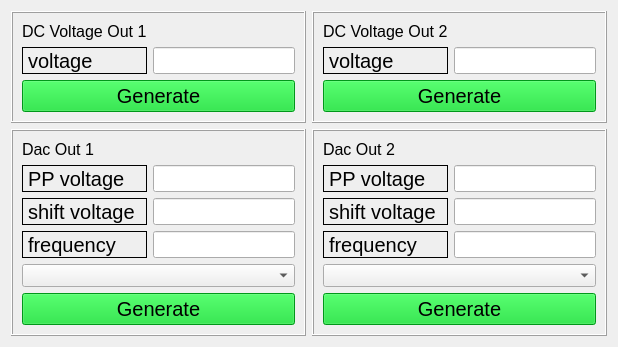
      <widget class="QWidget" name="waveout">
       <attribute name="title">
        <string>Wave Out</string>
       </attribute>
       <layout class="QVBoxLayout" name="verticalLayout_19">
        <item>
         <layout class="QVBoxLayout" name="verticalLayout_18">
          <item>
           <layout class="QHBoxLayout" name="horizontalLayout_29">
            <item>
             <widget class="QFrame" name="frame_8">
              <property name="font">
               <font>
                <pointsize>12</pointsize>
               </font>
              </property>
              <property name="frameShape">
               <enum>QFrame::Box</enum>
              </property>
              <property name="frameShadow">
               <enum>QFrame::Raised</enum>
              </property>
              <layout class="QHBoxLayout" name="horizontalLayout_13">
               <item>
                <layout class="QVBoxLayout" name="verticalLayout_12">
                 <item>
                  <widget class="QLabel" name="label_12">
                   <property name="sizePolicy">
                    <sizepolicy hsizetype="Minimum" vsizetype="Minimum">
                     <horstretch>0</horstretch>
                     <verstretch>0</verstretch>
                    </sizepolicy>
                   </property>
                   <property name="font">
                    <font>
                     <pointsize>12</pointsize>
                    </font>
                   </property>
                   <property name="styleSheet">
                    <string notr="true"/>
                   </property>
                   <property name="text">
                    <string>DC Voltage Out 1</string>
                   </property>
                  </widget>
                 </item>
                 <item>
                  <layout class="QHBoxLayout" name="horizontalLayout_10">
                   <item>
                    <widget class="QLabel" name="label_13">
                     <property name="sizePolicy">
                      <sizepolicy hsizetype="Minimum" vsizetype="Minimum">
                       <horstretch>0</horstretch>
                       <verstretch>0</verstretch>
                      </sizepolicy>
                     </property>
                     <property name="font">
                      <font>
                       <pointsize>15</pointsize>
                      </font>
                     </property>
                     <property name="frameShape">
                      <enum>QFrame::Box</enum>
                     </property>
                     <property name="text">
                      <string>voltage </string>
                     </property>
                    </widget>
                   </item>
                   <item>
                    <widget class="QLineEdit" name="voltageout1_value">
                     <property name="sizePolicy">
                      <sizepolicy hsizetype="Minimum" vsizetype="Fixed">
                       <horstretch>0</horstretch>
                       <verstretch>0</verstretch>
                      </sizepolicy>
                     </property>
                     <property name="font">
                      <font>
                       <pointsize>12</pointsize>
                      </font>
                     </property>
                    </widget>
                   </item>
                  </layout>
                 </item>
                 <item>
                  <widget class="QPushButton" name="voltageout1_pushButton">
                   <property name="sizePolicy">
                    <sizepolicy hsizetype="Minimum" vsizetype="Minimum">
                     <horstretch>0</horstretch>
                     <verstretch>0</verstretch>
                    </sizepolicy>
                   </property>
                   <property name="maximumSize">
                    <size>
                     <width>16777215</width>
                     <height>100</height>
                    </size>
                   </property>
                   <property name="font">
                    <font>
                     <pointsize>15</pointsize>
                    </font>
                   </property>
                   <property name="styleSheet">
                    <string notr="true">background-color: rgb(0, 212, 35);</string>
                   </property>
                   <property name="text">
                    <string>Generate</string>
                   </property>
                  </widget>
                 </item>
                </layout>
               </item>
              </layout>
             </widget>
            </item>
            <item>
             <widget class="QFrame" name="frame_10">
              <property name="font">
               <font>
                <pointsize>12</pointsize>
               </font>
              </property>
              <property name="frameShape">
               <enum>QFrame::Box</enum>
              </property>
              <property name="frameShadow">
               <enum>QFrame::Raised</enum>
              </property>
              <layout class="QHBoxLayout" name="horizontalLayout_23">
               <item>
                <layout class="QVBoxLayout" name="verticalLayout_14">
                 <item>
                  <widget class="QLabel" name="label_15">
                   <property name="sizePolicy">
                    <sizepolicy hsizetype="Minimum" vsizetype="Minimum">
                     <horstretch>0</horstretch>
                     <verstretch>0</verstretch>
                    </sizepolicy>
                   </property>
                   <property name="font">
                    <font>
                     <pointsize>12</pointsize>
                    </font>
                   </property>
                   <property name="styleSheet">
                    <string notr="true"/>
                   </property>
                   <property name="text">
                    <string>DC Voltage Out 2</string>
                   </property>
                  </widget>
                 </item>
                 <item>
                  <layout class="QHBoxLayout" name="horizontalLayout_28">
                   <item>
                    <widget class="QLabel" name="label_16">
                     <property name="sizePolicy">
                      <sizepolicy hsizetype="Minimum" vsizetype="Minimum">
                       <horstretch>0</horstretch>
                       <verstretch>0</verstretch>
                      </sizepolicy>
                     </property>
                     <property name="font">
                      <font>
                       <pointsize>15</pointsize>
                      </font>
                     </property>
                     <property name="frameShape">
                      <enum>QFrame::Box</enum>
                     </property>
                     <property name="text">
                      <string>voltage </string>
                     </property>
                    </widget>
                   </item>
                   <item>
                    <widget class="QLineEdit" name="voltageout2_value">
                     <property name="sizePolicy">
                      <sizepolicy hsizetype="Minimum" vsizetype="Fixed">
                       <horstretch>0</horstretch>
                       <verstretch>0</verstretch>
                      </sizepolicy>
                     </property>
                     <property name="font">
                      <font>
                       <pointsize>12</pointsize>
                      </font>
                     </property>
                    </widget>
                   </item>
                  </layout>
                 </item>
                 <item>
                  <widget class="QPushButton" name="voltageout2_pushButton">
                   <property name="sizePolicy">
                    <sizepolicy hsizetype="Minimum" vsizetype="Minimum">
                     <horstretch>0</horstretch>
                     <verstretch>0</verstretch>
                    </sizepolicy>
                   </property>
                   <property name="maximumSize">
                    <size>
                     <width>16777215</width>
                     <height>100</height>
                    </size>
                   </property>
                   <property name="font">
                    <font>
                     <pointsize>15</pointsize>
                    </font>
                   </property>
                   <property name="styleSheet">
                    <string notr="true">background-color: rgb(0, 212, 35);</string>
                   </property>
                   <property name="text">
                    <string>Generate</string>
                   </property>
                  </widget>
                 </item>
                </layout>
               </item>
              </layout>
             </widget>
            </item>
           </layout>
          </item>
          <item>
           <layout class="QHBoxLayout" name="horizontalLayout_37">
            <item>
             <widget class="QFrame" name="frame_9">
              <property name="frameShape">
               <enum>QFrame::Box</enum>
              </property>
              <property name="frameShadow">
               <enum>QFrame::Raised</enum>
              </property>
              <layout class="QHBoxLayout" name="horizontalLayout_31">
               <item>
                <layout class="QVBoxLayout" name="verticalLayout_21">
                 <item>
                  <widget class="QLabel" name="label_17">
                   <property name="font">
                    <font>
                     <pointsize>12</pointsize>
                    </font>
                   </property>
                   <property name="styleSheet">
                    <string notr="true"/>
                   </property>
                   <property name="text">
                    <string>Dac Out 1</string>
                   </property>
                  </widget>
                 </item>
                 <item>
                  <layout class="QHBoxLayout" name="horizontalLayout_30">
                   <item>
                    <layout class="QVBoxLayout" name="verticalLayout_15">
                     <item>
                      <widget class="QLabel" name="label_19">
                       <property name="font">
                        <font>
                         <pointsize>15</pointsize>
                        </font>
                       </property>
                       <property name="frameShape">
                        <enum>QFrame::Box</enum>
                       </property>
                       <property name="text">
                        <string>PP voltage </string>
                       </property>
                      </widget>
                     </item>
                     <item>
                      <widget class="QLabel" name="label_20">
                       <property name="font">
                        <font>
                         <pointsize>15</pointsize>
                        </font>
                       </property>
                       <property name="frameShape">
                        <enum>QFrame::Box</enum>
                       </property>
                       <property name="text">
                        <string>shift voltage </string>
                       </property>
                      </widget>
                     </item>
                     <item>
                      <widget class="QLabel" name="label_29">
                       <property name="font">
                        <font>
                         <pointsize>15</pointsize>
                        </font>
                       </property>
                       <property name="frameShape">
                        <enum>QFrame::Box</enum>
                       </property>
                       <property name="text">
                        <string>frequency </string>
                       </property>
                      </widget>
                     </item>
                    </layout>
                   </item>
                   <item>
                    <layout class="QVBoxLayout" name="verticalLayout_17">
                     <item>
                      <widget class="QLineEdit" name="dac1pp_value">
                       <property name="font">
                        <font>
                         <pointsize>12</pointsize>
                        </font>
                       </property>
                      </widget>
                     </item>
                     <item>
                      <widget class="QLineEdit" name="dac1shift_value">
                       <property name="font">
                        <font>
                         <pointsize>12</pointsize>
                        </font>
                       </property>
                      </widget>
                     </item>
                     <item>
                      <widget class="QLineEdit" name="dac1freq_value">
                       <property name="font">
                        <font>
                         <pointsize>12</pointsize>
                        </font>
                       </property>
                      </widget>
                     </item>
                    </layout>
                   </item>
                  </layout>
                 </item>
                 <item>
                  <widget class="QComboBox" name="comboBox_dac1">
                   <property name="font">
                    <font>
                     <pointsize>10</pointsize>
                    </font>
                   </property>
                  </widget>
                 </item>
                 <item>
                  <widget class="QPushButton" name="dac1_pushButton">
                   <property name="sizePolicy">
                    <sizepolicy hsizetype="Minimum" vsizetype="Minimum">
                     <horstretch>0</horstretch>
                     <verstretch>0</verstretch>
                    </sizepolicy>
                   </property>
                   <property name="maximumSize">
                    <size>
                     <width>16777215</width>
                     <height>100</height>
                    </size>
                   </property>
                   <property name="font">
                    <font>
                     <pointsize>15</pointsize>
                    </font>
                   </property>
                   <property name="styleSheet">
                    <string notr="true">background-color: rgb(0, 212, 35);</string>
                   </property>
                   <property name="text">
                    <string>Generate</string>
                   </property>
                  </widget>
                 </item>
                </layout>
               </item>
              </layout>
             </widget>
            </item>
            <item>
             <widget class="QFrame" name="frame_11">
              <property name="frameShape">
               <enum>QFrame::Box</enum>
              </property>
              <property name="frameShadow">
               <enum>QFrame::Raised</enum>
              </property>
              <layout class="QHBoxLayout" name="horizontalLayout_35">
               <item>
                <layout class="QVBoxLayout" name="verticalLayout_20">
                 <item>
                  <widget class="QLabel" name="label_31">
                   <property name="font">
                    <font>
                     <pointsize>12</pointsize>
                    </font>
                   </property>
                   <property name="styleSheet">
                    <string notr="true"/>
                   </property>
                   <property name="text">
                    <string>Dac Out 2</string>
                   </property>
                  </widget>
                 </item>
                 <item>
                  <layout class="QHBoxLayout" name="horizontalLayout_34">
                   <item>
                    <layout class="QVBoxLayout" name="verticalLayout_13">
                     <item>
                      <widget class="QLabel" name="label_32">
                       <property name="font">
                        <font>
                         <pointsize>15</pointsize>
                        </font>
                       </property>
                       <property name="frameShape">
                        <enum>QFrame::Box</enum>
                       </property>
                       <property name="text">
                        <string>PP voltage </string>
                       </property>
                      </widget>
                     </item>
                     <item>
                      <widget class="QLabel" name="label_33">
                       <property name="font">
                        <font>
                         <pointsize>15</pointsize>
                        </font>
                       </property>
                       <property name="frameShape">
                        <enum>QFrame::Box</enum>
                       </property>
                       <property name="text">
                        <string>shift voltage </string>
                       </property>
                      </widget>
                     </item>
                     <item>
                      <widget class="QLabel" name="label_34">
                       <property name="font">
                        <font>
                         <pointsize>15</pointsize>
                        </font>
                       </property>
                       <property name="frameShape">
                        <enum>QFrame::Box</enum>
                       </property>
                       <property name="text">
                        <string>frequency </string>
                       </property>
                      </widget>
                     </item>
                    </layout>
                   </item>
                   <item>
                    <layout class="QVBoxLayout" name="verticalLayout_16">
                     <item>
                      <widget class="QLineEdit" name="dac2pp_value">
                       <property name="font">
                        <font>
                         <pointsize>12</pointsize>
                        </font>
                       </property>
                      </widget>
                     </item>
                     <item>
                      <widget class="QLineEdit" name="dac2shift_value">
                       <property name="font">
                        <font>
                         <pointsize>12</pointsize>
                        </font>
                       </property>
                      </widget>
                     </item>
                     <item>
                      <widget class="QLineEdit" name="dac2freq_value">
                       <property name="font">
                        <font>
                         <pointsize>12</pointsize>
                        </font>
                       </property>
                      </widget>
                     </item>
                    </layout>
                   </item>
                  </layout>
                 </item>
                 <item>
                  <widget class="QComboBox" name="comboBox_dac2">
                   <property name="font">
                    <font>
                     <pointsize>10</pointsize>
                    </font>
                   </property>
                  </widget>
                 </item>
                 <item>
                  <widget class="QPushButton" name="dac2_pushButton">
                   <property name="sizePolicy">
                    <sizepolicy hsizetype="Minimum" vsizetype="Minimum">
                     <horstretch>0</horstretch>
                     <verstretch>0</verstretch>
                    </sizepolicy>
                   </property>
                   <property name="maximumSize">
                    <size>
                     <width>16777215</width>
                     <height>100</height>
                    </size>
                   </property>
                   <property name="font">
                    <font>
                     <pointsize>15</pointsize>
                    </font>
                   </property>
                   <property name="styleSheet">
                    <string notr="true">background-color: rgb(0, 212, 35);</string>
                   </property>
                   <property name="text">
                    <string>Generate</string>
                   </property>
                  </widget>
                 </item>
                </layout>
               </item>
              </layout>
             </widget>
            </item>
           </layout>
          </item>
         </layout>
        </item>
       </layout>
      </widget>
